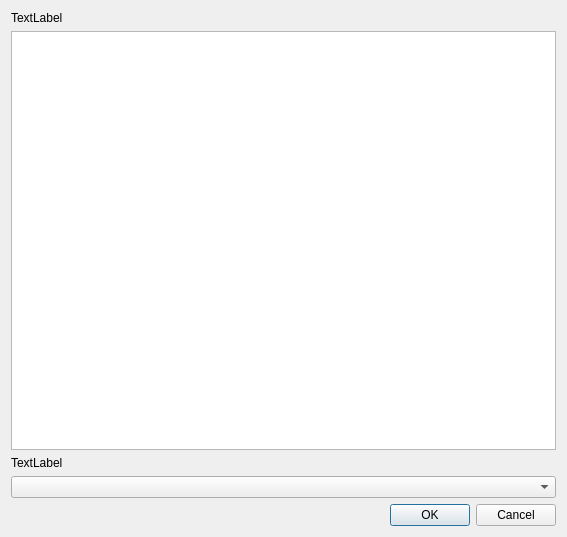
<?xml version="1.0" encoding="UTF-8"?>
<ui version="4.0">
 <class>ChooseSoundCardDialog</class>
 <widget class="QDialog" name="ChooseSoundCardDialog">
  <property name="geometry">
   <rect>
    <x>0</x>
    <y>0</y>
    <width>567</width>
    <height>537</height>
   </rect>
  </property>
  <property name="windowTitle">
   <string>Dialog</string>
  </property>
  <layout class="QVBoxLayout" name="verticalLayout">
   <item>
    <widget class="QLabel" name="lblAvailableSoundCards">
     <property name="text">
      <string>TextLabel</string>
     </property>
    </widget>
   </item>
   <item>
    <widget class="QTableView" name="tableView"/>
   </item>
   <item>
    <widget class="QLabel" name="label">
     <property name="text">
      <string>TextLabel</string>
     </property>
    </widget>
   </item>
   <item>
    <widget class="QComboBox" name="comboBox"/>
   </item>
   <item>
    <widget class="QDialogButtonBox" name="buttonBox">
     <property name="orientation">
      <enum>Qt::Horizontal</enum>
     </property>
     <property name="standardButtons">
      <set>QDialogButtonBox::Cancel|QDialogButtonBox::Ok</set>
     </property>
    </widget>
   </item>
  </layout>
 </widget>
 <resources/>
 <connections>
  <connection>
   <sender>buttonBox</sender>
   <signal>accepted()</signal>
   <receiver>ChooseSoundCardDialog</receiver>
   <slot>accept()</slot>
   <hints>
    <hint type="sourcelabel">
     <x>248</x>
     <y>254</y>
    </hint>
    <hint type="destinationlabel">
     <x>157</x>
     <y>274</y>
    </hint>
   </hints>
  </connection>
  <connection>
   <sender>buttonBox</sender>
   <signal>rejected()</signal>
   <receiver>ChooseSoundCardDialog</receiver>
   <slot>reject()</slot>
   <hints>
    <hint type="sourcelabel">
     <x>316</x>
     <y>260</y>
    </hint>
    <hint type="destinationlabel">
     <x>286</x>
     <y>274</y>
    </hint>
   </hints>
  </connection>
 </connections>
</ui>
